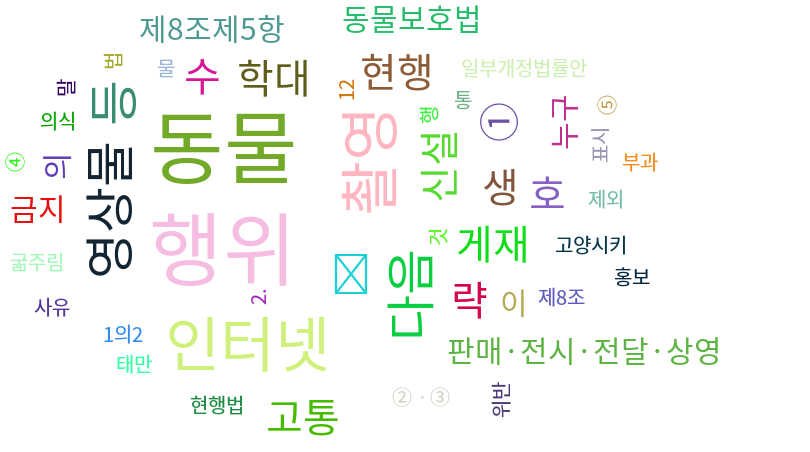

Recreate this plot in Python.
#! /usr/bin/python2.7
# -*- coding: utf-8 -*-
from collections import Counter
import urllib
import random
import webbrowser

from konlpy.tag import Hannanum
from lxml import html
import pytagcloud
import sys

if sys.version_info[0] >= 3:
    urlopen = urllib.request.urlopen
else:
    urlopen = urllib.urlopen

r = lambda: random.randint(0,255)
color = lambda: (r(), r(), r())

def get_bill_text(billnum):
    url = 'http://pokr.kr/bill/%s/text'%billnum
    response = urlopen(url).read().decode('utf-8')
    page = html.fromstring(response)
    text = page.xpath('.//div[@id="bill-sections"]/pre/text()')[0]
    return text

def get_tags(text, ntags=50, multiplier=10):
    h = Hannanum()
    nouns = h.nouns(text)
    count = Counter(nouns)
    return [{ 'color': color(), 'tag':n, 'size': c*multiplier}\
                for n, c in count.most_common(ntags)]

def draw_cloud(tags, filename, fontname='Noto Sans CJK', size=(800, 600)):
    pytagcloud.create_tag_image(tags,filename,fontname=fontname, size=size)
    webbrowser.open(filename)


bill_num = '1904882'
text = get_bill_text(bill_num)
tags = get_tags(text)
print (tags)
draw_cloud(tags, 'wordcloud.png')
